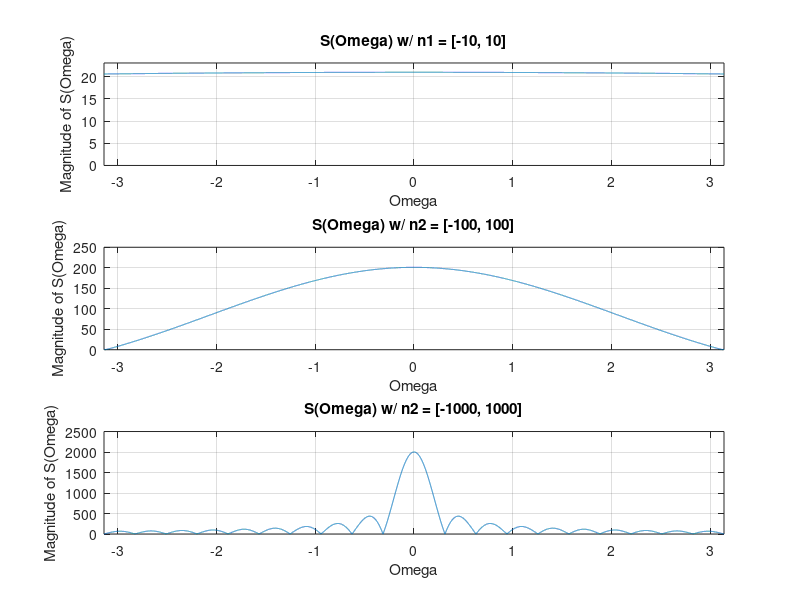

Source code (MATLAB):
% Thomas Haimes
% Homework 3 Question 4b
% 2/8/25

clear

% Signal Properties
Ts = 1/100;
Omega = -pi:pi/10000:pi;

n1 = -10:10;
n2 = -100:100;
n3 = -1000:1000;

% Calculate S(Omega#) for n# = [-10,10]
%                            = [-100, 100]
%                            = [-1000, 1000]
S_Omega1 = zeros(size(Omega));
for k = 1:length(n1)
    S_Omega1 = S_Omega1 + exp(-1i *n1(k) * Ts * Omega);
end

S_Omega2 = zeros(size(Omega));
for k = 1:length(n2)
    S_Omega2 = S_Omega2 + exp(-1i *n2(k) * Ts * Omega);
end

S_Omega3 = zeros(size(Omega));
for k = 1:length(n3)
    S_Omega3 = S_Omega3 + exp(-1i *n3(k) * Ts * Omega);
end

% Plots

figure;
subplot(311);
plot(Omega, abs(S_Omega1));
title("S(\Omega) w/ n1 = [-10, 10]");
xlabel("\Omega");
ylabel("Magnitude of S(\Omega)");
xlim([-pi pi]);
ylim([0, max(abs(S_Omega1)) * 1.1]);
grid on;

subplot(312);
plot(Omega, abs(S_Omega2));
title("S(\Omega) w/ n2 = [-100, 100]");
xlabel("\Omega");
ylabel("Magnitude of S(\Omega)");
xlim([-pi pi]);
grid on;

subplot(313);
plot(Omega, abs(S_Omega3));
title("S(\Omega) w/ n2 = [-1000, 1000]");
xlabel("\Omega");
ylabel("Magnitude of S(\Omega)");
xlim([-pi pi]);
grid on;
